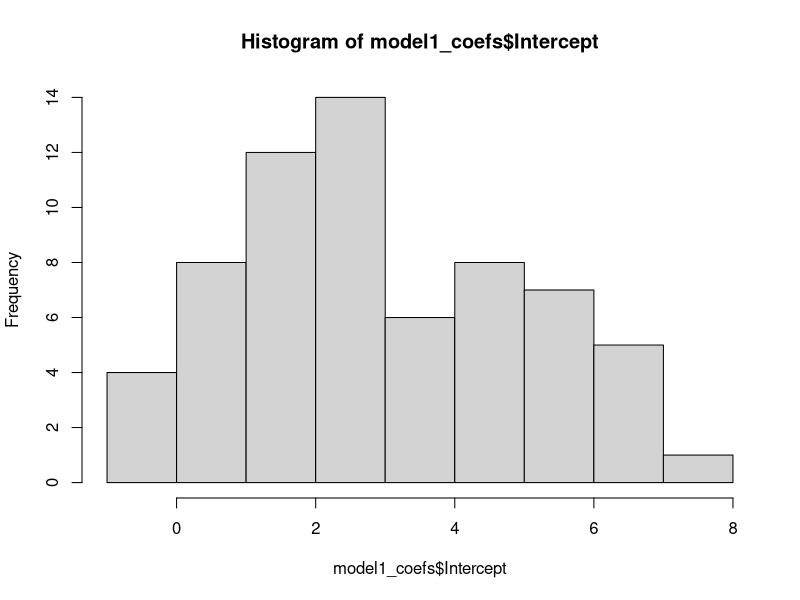
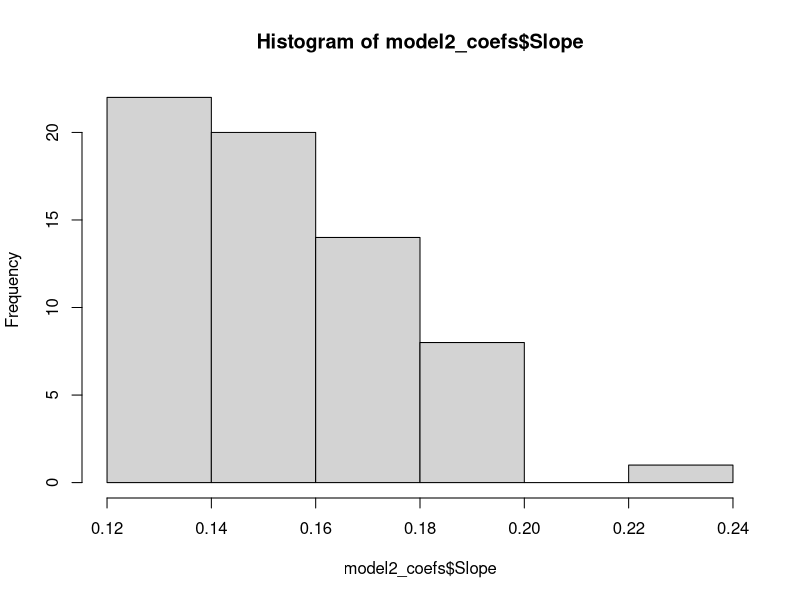
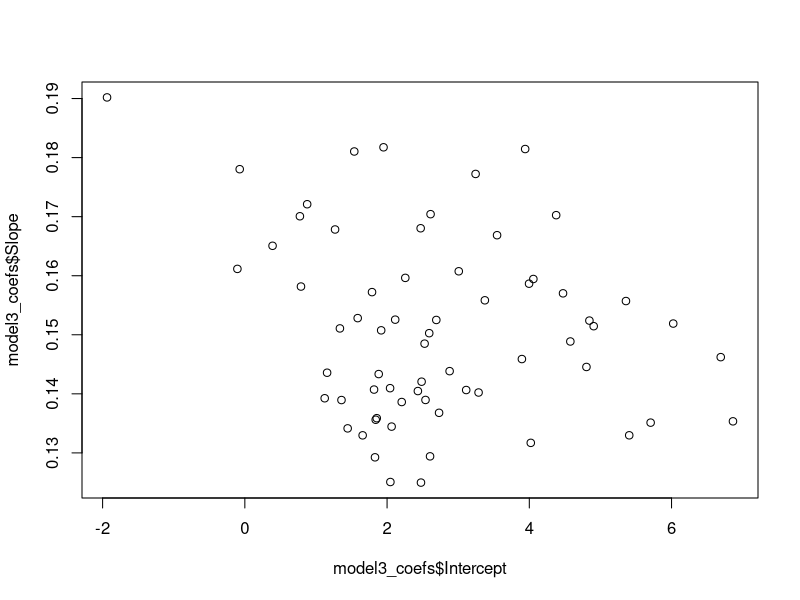
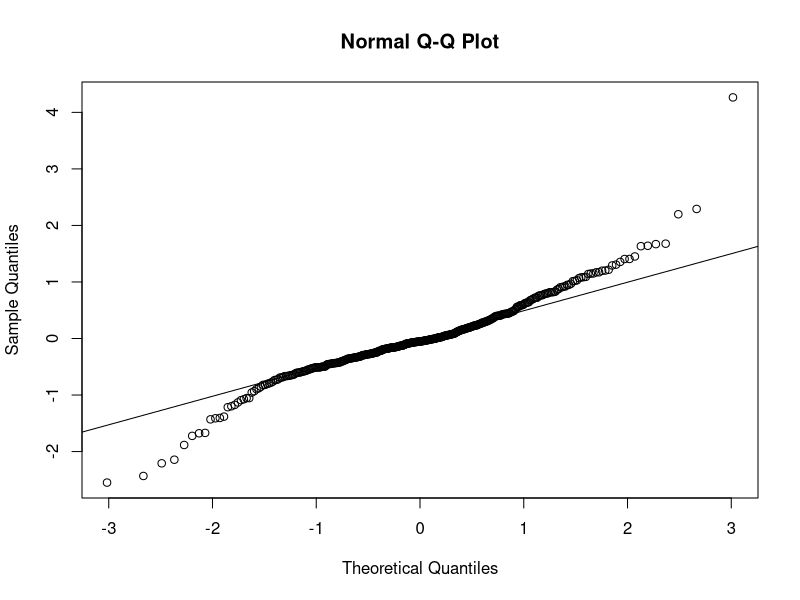
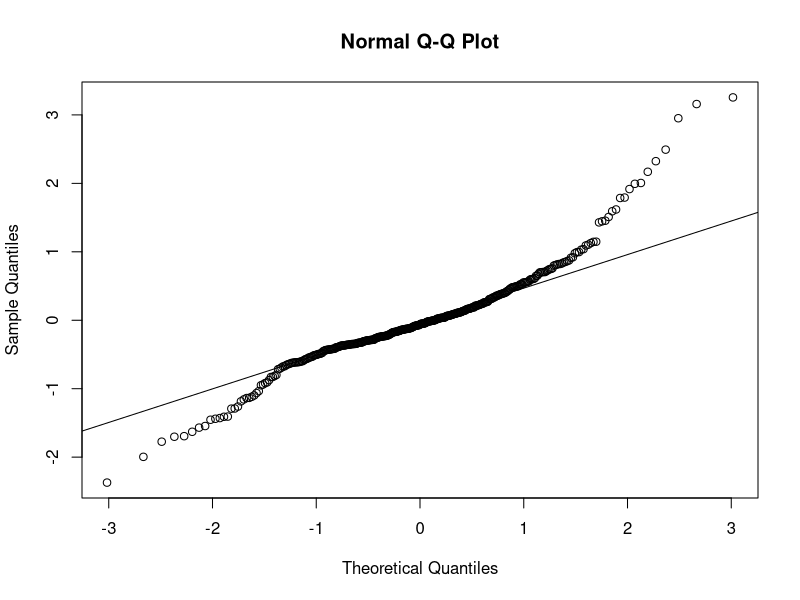
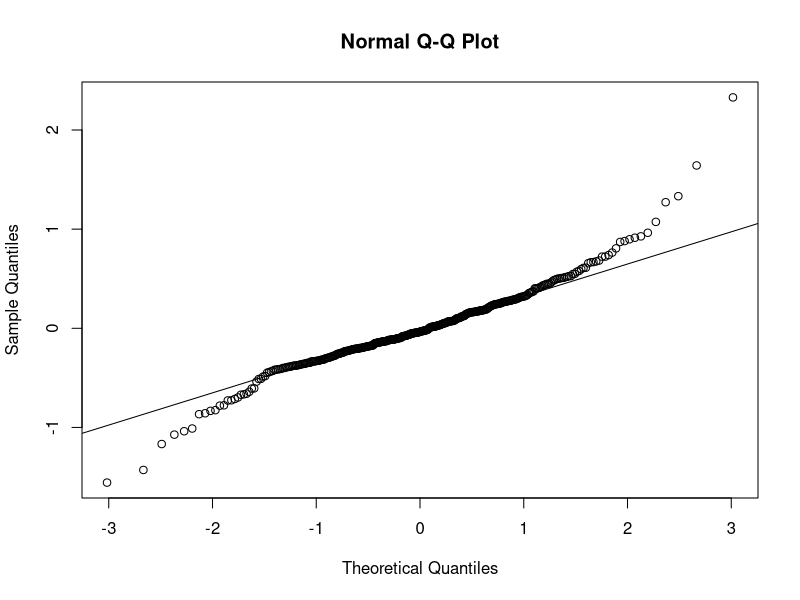

R code for these plots, in order:
## ---- chunk 1
library(here)
library(lattice)
library(lme4)
library(ggplot2)

library(tidyverse)
## ---- chunk 2
# Read in data file
tern14 <- read.table("Terns2014.csv", header = TRUE, sep = ',', na.strings = "na")
## ---- chunk 3
# Only using Linear Regression
Model <- lm(Age ~ Wing * ID, data = tern14)
summary(Model)
AIC(Model)
## ---- chunk 4
Model.1 <- lmer(Age ~ Wing + (1|ID), data = tern14)
AIC(Model.1)
## ---- chunk 5
summary(Model.1)
## ---- chunk 6
model1_coefs <- coef(Model.1)$ID %>%
  rename(Intercept = '(Intercept)', Slope = Wing) %>%
  rownames_to_column("ID")

# See coefficients
summary(model1_coefs$Intercept)

hist(model1_coefs$Intercept)

## ---- chunk 7
Model.2 <- lmer(Age ~ Wing + (0 + Wing|ID), data = tern14)
AIC(Model.2)
## ---- chunk 8
summary(Model.2)
## ---- chunk 9
model2_coefs <- coef(Model.2)$ID %>%
  rename(Intercept = '(Intercept)', Slope=Wing) %>%
  rownames_to_column("ID")

summary(model2_coefs)
hist(model2_coefs$Slope)

coef(Model.2)
## ---- chunk 10
Model.3 <- lmer(Age ~ Wing + (1 + Wing|ID), data = tern14)
summary(Model.3)
AIC(Model.3)
## ---- chunk 11
model3_coefs <- coef(Model.3)$ID %>%
  rename(Intercept = '(Intercept)', Slope=Wing) %>%
  rownames_to_column("ID")

plot(model3_coefs$Intercept, model3_coefs$Slope)
## ---- chunk 12


qqnorm(resid(Model.1))
qqline(resid(Model.1))


qqnorm(resid(Model.2))
qqline(resid(Model.2))


qqnorm(resid(Model.3))
qqline(resid(Model.3))
